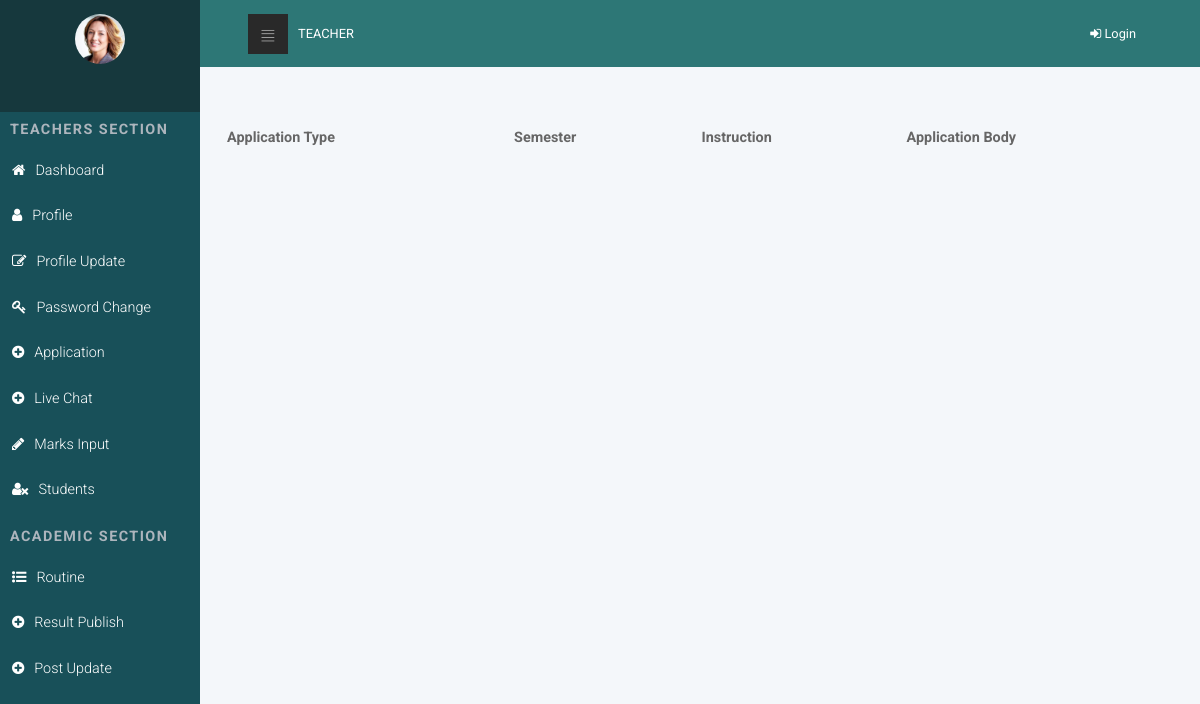
Before: /teacher/students_application_list/ with the older database file.
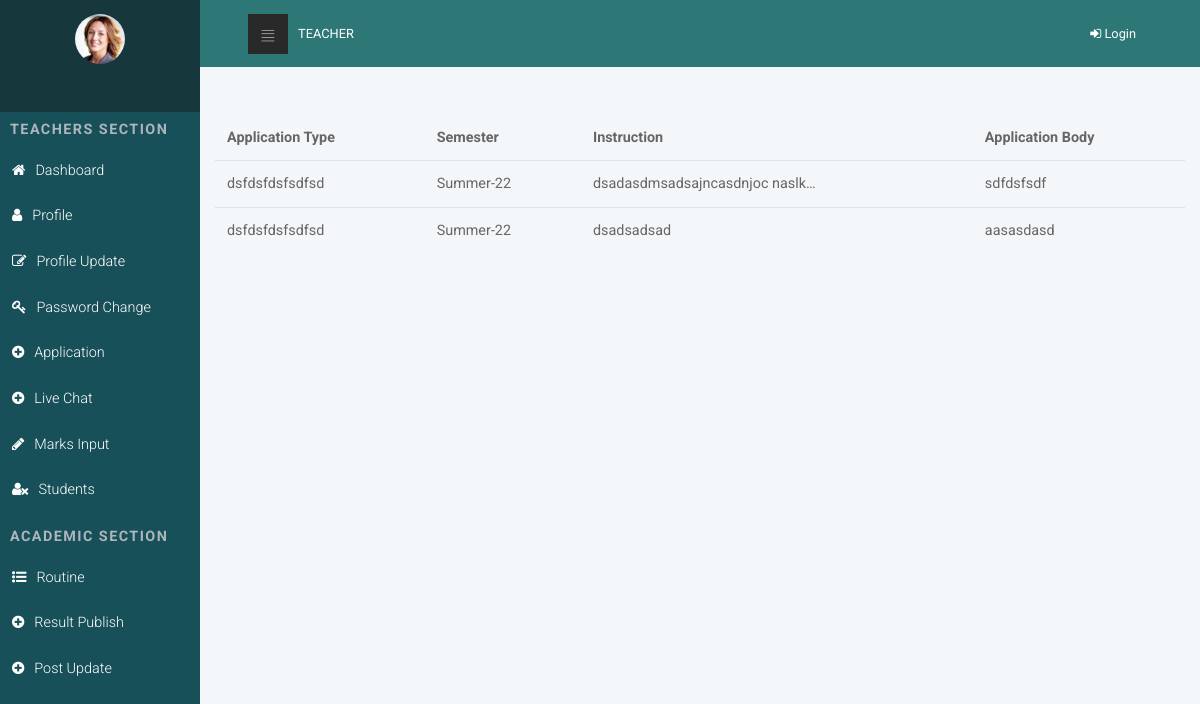
After: the same page with the newer database file.
### Students_app/models.py (models this page shows, shortened)
class StudentApplicationModel(models.Model):
    user = models.ForeignKey(User, on_delete=models.CASCADE, related_name='student_application_user')
    applicationType = models.ForeignKey(ApplicationTypeModel, on_delete=models.CASCADE, related_name='application_type')
    semester = models.ForeignKey(Semester, on_delete=models.CASCADE, related_name='student_application_semester')
    instruction = models.CharField(max_length=255, blank=True)
    applicationBody = models.TextField()
    applicationTime = models.DateTimeField(auto_now=True)

class ApplicationTypeModel(models.Model):
    applicationType = models.CharField(max_length=255)
    def __str__(self):
        return f'{self.applicationType}'

### Admin_panel/models.py (models this page shows)
class Semester(models.Model):
    semester = models.CharField(max_length=30, default='')
    def __str__(self):
        return self.semester

### Teachers_app/views.py (the view)
# urls.py: path('students_application_list/', views.studentApplicationsView, name='students_application_list'),
def studentApplicationsView(request):
    studentApplication = StudentApplicationModel.objects.all().order_by('-id')
    return render(request, 'Teachers_app/student_application_list.html',
                  context={'studentApplication': studentApplication})

### templates/Teachers_app/student_application_list.html
{% extends 'Teachers_app/teachers_base.html' %}
{% load static %}
{% load crispy_forms_tags %}
{% block body_block %}
    <div class="container mt-5">
        <div class="table">
            <table class="table table-hover">
  <thead>
    <tr>
      <th scope="col">Application Type</th>
      <th scope="col">Semester</th>
      <th scope="col">Instruction</th>
      <th scope="col">Application Body</th>
    </tr>
  </thead>
  <tbody>
  {% for applicaiton in studentApplication %}
      <tr>
      <td>{{ applicaiton.applicationType }}</td>
      <td>{{ applicaiton.semester }}</td>
      <td>{{ applicaiton.instruction|truncatechars:30 }}</td>
      <td>{{ applicaiton.applicationBody|truncatechars:100 }}</td>
    </tr>
  {% endfor %}
  </tbody>
</table>
        </div>
    </div>
{% endblock %}

Changed rows visible on the page:
added StudentApplicationModel: applicationType "dsfdsfdsfsdfsd", semester "Summer-22", instruction "dsadasdmsadsajncasdnjoc naslk…", applicationBody "sdfdsfsdf"
added StudentApplicationModel: applicationType "dsfdsfdsfsdfsd", semester "Summer-22", instruction "dsadsadsad", applicationBody "aasasdasd"
